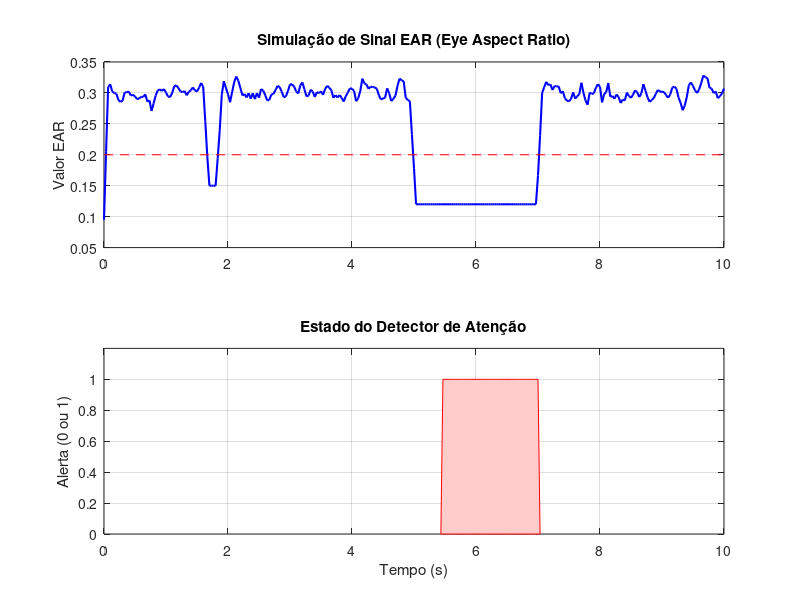

Source code (MATLAB):
% Simulação de Cálculo de EAR e Detecção de Sonolência
clear; clc;

% 1. Parâmetros de Simulação
fs = 30;           % Amostragem (30 FPS)
t = 0:1/fs:10;     % 10 segundos de simulação
n_points = length(t);

% 2. Gerar sinal sintético de EAR
% EAR normal costuma variar entre 0.25 e 0.35.
% EAR de olho fechado costuma ser < 0.20.
ear_signal = 0.3 + 0.02 * randn(1, n_points); % Ruído normal

% Simular piscadas rápidas (frames 50-55)
ear_signal(50:55) = 0.15;

% Simular um episódio de sono (olho fechado por 2 segundos a partir do frame 150)
ear_signal(150:210) = 0.12;

% Filtro de média móvel para suavizar o sinal (Moving Average)
window_size = 3;
ear_smoothed = filter(ones(1, window_size)/window_size, 1, ear_signal);

% 3. Algoritmo de Detecção
threshold = 0.2;
consecutive_frames_limit = 15; % Limiar de tempo para atenção difusa
counter = 0;
alerts = zeros(1, n_points);

for i = 1:n_points
    if ear_smoothed(i) < threshold
        counter = counter + 1;
        if counter >= consecutive_frames_limit
            alerts(i) = 1; % Alerta ativado
        end
    else
        counter = 0;
    end
end

% 4. Visualização Gráfica
figure;
subplot(2,1,1);
plot(t, ear_smoothed, 'b', 'LineWidth', 1.5);
hold on;
line([0 10], [threshold threshold], 'Color', 'r', 'LineStyle', '--');
title('Simulação de Sinal EAR (Eye Aspect Ratio)');
ylabel('Valor EAR');
grid on;

subplot(2,1,2);
area(t, alerts, 'FaceColor', [1 0.8 0.8], 'EdgeColor', 'r');
title('Estado do Detector de Atenção');
xlabel('Tempo (s)');
ylabel('Alerta (0 ou 1)');
ylim([0 1.2]);
grid on;
